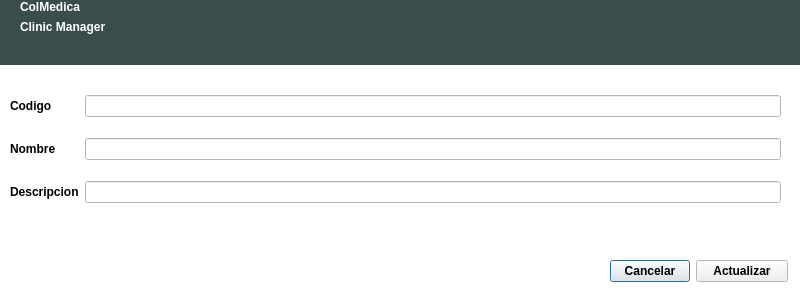
<?xml version="1.0" encoding="UTF-8"?>
<ui version="4.0">
 <class>dialogModificarCausa</class>
 <widget class="QDialog" name="dialogModificarCausa">
  <property name="geometry">
   <rect>
    <x>0</x>
    <y>0</y>
    <width>800</width>
    <height>300</height>
   </rect>
  </property>
  <property name="palette">
   <palette>
    <active>
     <colorrole role="Base">
      <brush brushstyle="SolidPattern">
       <color alpha="255">
        <red>255</red>
        <green>255</green>
        <blue>255</blue>
       </color>
      </brush>
     </colorrole>
     <colorrole role="Window">
      <brush brushstyle="SolidPattern">
       <color alpha="255">
        <red>255</red>
        <green>255</green>
        <blue>255</blue>
       </color>
      </brush>
     </colorrole>
    </active>
    <inactive>
     <colorrole role="Base">
      <brush brushstyle="SolidPattern">
       <color alpha="255">
        <red>255</red>
        <green>255</green>
        <blue>255</blue>
       </color>
      </brush>
     </colorrole>
     <colorrole role="Window">
      <brush brushstyle="SolidPattern">
       <color alpha="255">
        <red>255</red>
        <green>255</green>
        <blue>255</blue>
       </color>
      </brush>
     </colorrole>
    </inactive>
    <disabled>
     <colorrole role="Base">
      <brush brushstyle="SolidPattern">
       <color alpha="255">
        <red>255</red>
        <green>255</green>
        <blue>255</blue>
       </color>
      </brush>
     </colorrole>
     <colorrole role="Window">
      <brush brushstyle="SolidPattern">
       <color alpha="255">
        <red>255</red>
        <green>255</green>
        <blue>255</blue>
       </color>
      </brush>
     </colorrole>
    </disabled>
   </palette>
  </property>
  <property name="font">
   <font>
    <weight>75</weight>
    <italic>false</italic>
    <bold>true</bold>
   </font>
  </property>
  <property name="cursor">
   <cursorShape>PointingHandCursor</cursorShape>
  </property>
  <property name="windowTitle">
   <string>Modifcar Causa</string>
  </property>
  <property name="autoFillBackground">
   <bool>true</bool>
  </property>
  <widget class="QWidget" name="widgetCabecera" native="true">
   <property name="geometry">
    <rect>
     <x>0</x>
     <y>0</y>
     <width>800</width>
     <height>65</height>
    </rect>
   </property>
   <property name="palette">
    <palette>
     <active>
      <colorrole role="WindowText">
       <brush brushstyle="SolidPattern">
        <color alpha="255">
         <red>255</red>
         <green>255</green>
         <blue>255</blue>
        </color>
       </brush>
      </colorrole>
      <colorrole role="Base">
       <brush brushstyle="SolidPattern">
        <color alpha="255">
         <red>255</red>
         <green>255</green>
         <blue>255</blue>
        </color>
       </brush>
      </colorrole>
      <colorrole role="Window">
       <brush brushstyle="SolidPattern">
        <color alpha="255">
         <red>57</red>
         <green>77</green>
         <blue>76</blue>
        </color>
       </brush>
      </colorrole>
     </active>
     <inactive>
      <colorrole role="WindowText">
       <brush brushstyle="SolidPattern">
        <color alpha="255">
         <red>255</red>
         <green>255</green>
         <blue>255</blue>
        </color>
       </brush>
      </colorrole>
      <colorrole role="Base">
       <brush brushstyle="SolidPattern">
        <color alpha="255">
         <red>255</red>
         <green>255</green>
         <blue>255</blue>
        </color>
       </brush>
      </colorrole>
      <colorrole role="Window">
       <brush brushstyle="SolidPattern">
        <color alpha="255">
         <red>57</red>
         <green>77</green>
         <blue>76</blue>
        </color>
       </brush>
      </colorrole>
     </inactive>
     <disabled>
      <colorrole role="WindowText">
       <brush brushstyle="SolidPattern">
        <color alpha="255">
         <red>159</red>
         <green>158</green>
         <blue>158</blue>
        </color>
       </brush>
      </colorrole>
      <colorrole role="Base">
       <brush brushstyle="SolidPattern">
        <color alpha="255">
         <red>57</red>
         <green>77</green>
         <blue>76</blue>
        </color>
       </brush>
      </colorrole>
      <colorrole role="Window">
       <brush brushstyle="SolidPattern">
        <color alpha="255">
         <red>57</red>
         <green>77</green>
         <blue>76</blue>
        </color>
       </brush>
      </colorrole>
     </disabled>
    </palette>
   </property>
   <property name="autoFillBackground">
    <bool>true</bool>
   </property>
   <widget class="QWidget" name="layoutWidget_4">
    <property name="geometry">
     <rect>
      <x>20</x>
      <y>0</y>
      <width>162</width>
      <height>70</height>
     </rect>
    </property>
    <layout class="QFormLayout" name="formLayout_5">
     <item row="0" column="0">
      <widget class="QLabel" name="labelColMedica">
       <property name="styleSheet">
        <string notr="true">font: 30pt &quot;Ubuntu Condensed&quot;;
color: rgb(255, 255, 255);</string>
       </property>
       <property name="text">
        <string>ColMedica</string>
       </property>
      </widget>
     </item>
     <item row="1" column="0">
      <widget class="QLabel" name="labelClinicManager">
       <property name="text">
        <string>Clinic Manager</string>
       </property>
      </widget>
     </item>
    </layout>
   </widget>
  </widget>
  <widget class="QWidget" name="layoutWidget">
   <property name="geometry">
    <rect>
     <x>10</x>
     <y>80</y>
     <width>771</width>
     <height>141</height>
    </rect>
   </property>
   <layout class="QGridLayout" name="gridLayout">
    <item row="2" column="0">
     <widget class="QLabel" name="labelDescripcion">
      <property name="text">
       <string>Descripcion</string>
      </property>
     </widget>
    </item>
    <item row="1" column="2">
     <widget class="QLineEdit" name="lineEditNombre">
      <property name="font">
       <font>
        <weight>50</weight>
        <bold>false</bold>
       </font>
      </property>
      <property name="inputMask">
       <string>AAAAAAAAAAAAAAAAAAAAAAAAAAAAAAAAAAAAAAAA; </string>
      </property>
     </widget>
    </item>
    <item row="0" column="2">
     <widget class="QLineEdit" name="lineEdit">
      <property name="readOnly">
       <bool>true</bool>
      </property>
     </widget>
    </item>
    <item row="0" column="0">
     <widget class="QLabel" name="labelCodigo">
      <property name="text">
       <string>Codigo</string>
      </property>
     </widget>
    </item>
    <item row="1" column="0">
     <widget class="QLabel" name="labelNombre">
      <property name="text">
       <string>Nombre</string>
      </property>
     </widget>
    </item>
    <item row="2" column="2">
     <widget class="QLineEdit" name="lineEditDescripcion">
      <property name="font">
       <font>
        <weight>50</weight>
        <bold>false</bold>
       </font>
      </property>
      <property name="inputMask">
       <string>AAAAAAAAAAAAAAAAAAAAAAAAAAAAAAAAAAAAAAAA; </string>
      </property>
     </widget>
    </item>
   </layout>
  </widget>
  <widget class="QWidget" name="">
   <property name="geometry">
    <rect>
     <x>610</x>
     <y>260</y>
     <width>178</width>
     <height>29</height>
    </rect>
   </property>
   <layout class="QFormLayout" name="formLayout">
    <item row="0" column="0">
     <widget class="QPushButton" name="pushButtonCancelar">
      <property name="text">
       <string>Cancelar</string>
      </property>
     </widget>
    </item>
    <item row="0" column="1">
     <widget class="QPushButton" name="pushButtonActualizar">
      <property name="text">
       <string>Actualizar</string>
      </property>
     </widget>
    </item>
   </layout>
  </widget>
 </widget>
 <resources/>
 <connections/>
</ui>
